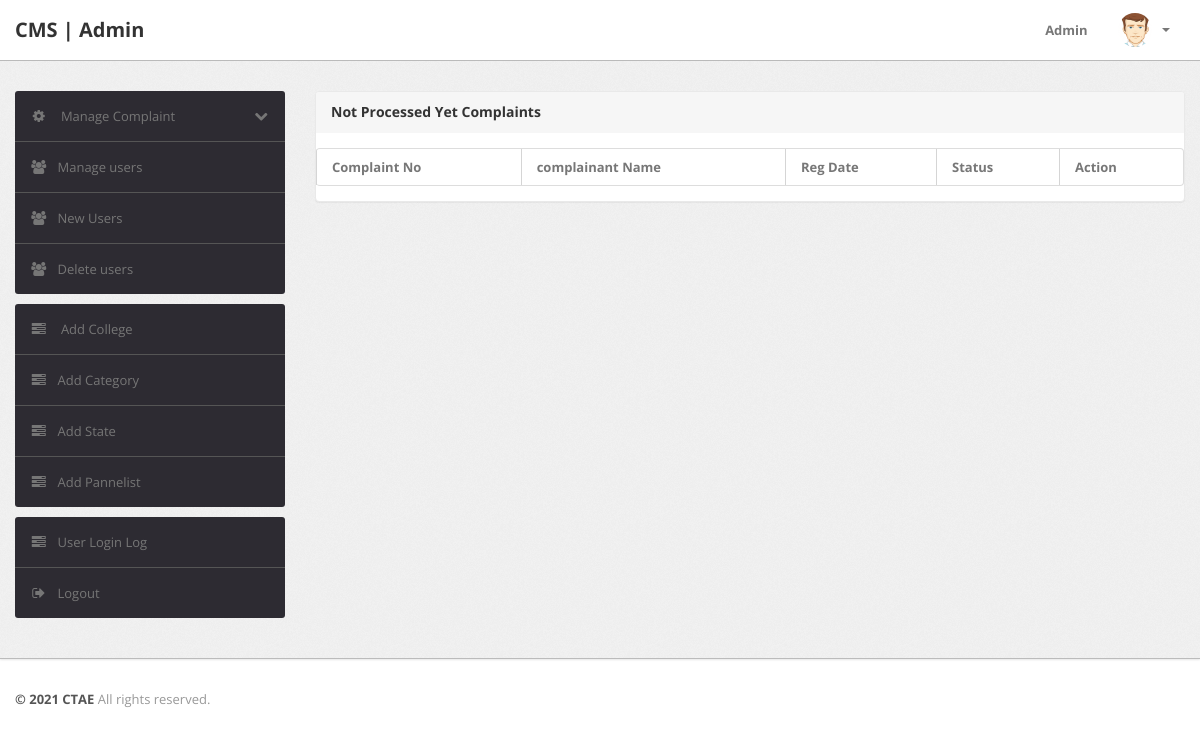
Page /admin/notprocess-complaint.php (signed in) on the earlier database version.
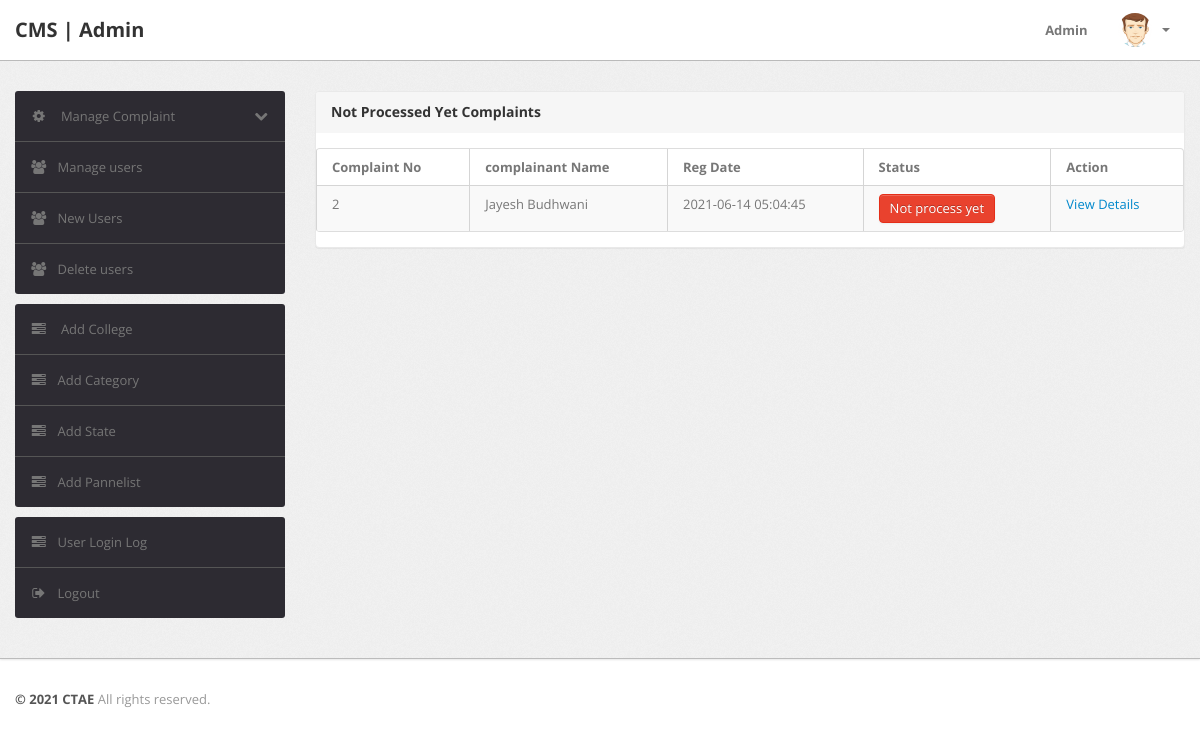
Same page on the later database version.
### tables this page shows
CREATE TABLE `tblcomplaints` (
  `complaintNumber` int(11) NOT NULL,
  `userId` int(11) NOT NULL,
  `category` int(11) NOT NULL,
  `subcategory` varchar(255) NOT NULL,
  `complaintType` varchar(255) NOT NULL,
  `state` varchar(255) NOT NULL,
  `noc` varchar(255) NOT NULL,
  `complaintDetails` mediumtext NOT NULL,
  `complaintFile` varchar(255) DEFAULT NULL,
  `regDate` timestamp NOT NULL DEFAULT current_timestamp(),
  `status` varchar(50) DEFAULT NULL,
  `lastUpdationDate` timestamp NOT NULL DEFAULT '0000-00-00 00:00:00' ON UPDATE current_timestamp()
);

CREATE TABLE `users` (
  `id` int(11) NOT NULL,
  `fullName` varchar(255) DEFAULT NULL,
  `userEmail` varchar(255) DEFAULT NULL,
  `password` varchar(255) DEFAULT NULL,
  `contactNo` bigint(11) DEFAULT NULL,
  `address` tinytext DEFAULT NULL,
  `State` varchar(255) DEFAULT NULL,
  `country` varchar(255) DEFAULT NULL,
  `pincode` int(6) DEFAULT NULL,
  `userImage` varchar(255) DEFAULT NULL,
  `regDate` timestamp NOT NULL DEFAULT current_timestamp(),
  `updationDate` timestamp NOT NULL DEFAULT '0000-00-00 00:00:00' ON UPDATE current_timestamp(),
  `adharno` bigint(12) DEFAULT NULL,
  `year` int(4) DEFAULT NULL,
  `AdharFile` varchar(255) DEFAULT NULL,
  `status` int(1) NOT NULL
);

### admin/notprocess-complaint.php (the view, shortened to what this page needs)
<?php
include('include/config.php');
if(strlen($_SESSION['alogin'])==0)
	{
header('location:index.php');
}
else{
?>
<!DOCTYPE html>
<html lang="en">
<head>
	<link type="text/css" href="bootstrap/css/bootstrap.min.css" rel="stylesheet">
	<link type="text/css" href="bootstrap/css/bootstrap-responsive.min.css" rel="stylesheet">
	<link type="text/css" href="css/theme.css" rel="stylesheet">
	<link type="text/css" href="images/icons/css/font-awesome.css" rel="stylesheet">
</head>
<body>
<?php include('include/header.php');?>
	<div class="wrapper">
		<div class="container">
			<div class="row">
<?php include('include/sidebar.php');?>
			<div class="span9">
					<div class="content">
	<div class="module">
							<div class="module-head">
								<h3>Not Processed Yet Complaints</h3>
							</div>
							<div class="module-body table">
								<table cellpadding="0" cellspacing="0" border="0" class="datatable-1 table table-bordered table-striped	 display" >
									<thead>
										<tr>
											<th>Complaint No</th>
											<th> complainant Name</th>
											<th>Reg Date</th>
											<th>Status</th>
											<th>Action</th>
										</tr>
									</thead>
<tbody>
<?php
$query=mysqli_query($bd, "select tblcomplaints.*,users.fullName as name from tblcomplaints join users on users.id=tblcomplaints.userId where tblcomplaints.status is null ");
while($row=mysqli_fetch_array($query,MYSQLI_BOTH))
{
?>
										<tr>
											<td><?php echo htmlentities($row['complaintNumber']);?></td>
											<td><?php echo htmlentities($row['name']);?></td>
											<td><?php echo htmlentities($row['regDate']);?></td>
											<td><button type="button" class="btn btn-danger">Not process yet</button></td>
											<td>   <a href="complaint-details.php?cid=<?php echo htmlentities($row['complaintNumber']);?>"> View Details</a>
											</td>
											</tr>
										<?php  } ?>
										</tbody>
								</table>
							</div>
						</div>
					</div>
				</div>
			</div>
		</div>
	</div>
<?php include('include/footer.php');?>
</body>
<?php } ?>

Differences in the rows shown:
added tblcomplaints: complaintNumber "2", userId.fullName "Jayesh Budhwani", regDate "2021-06-14 05:04:45"
